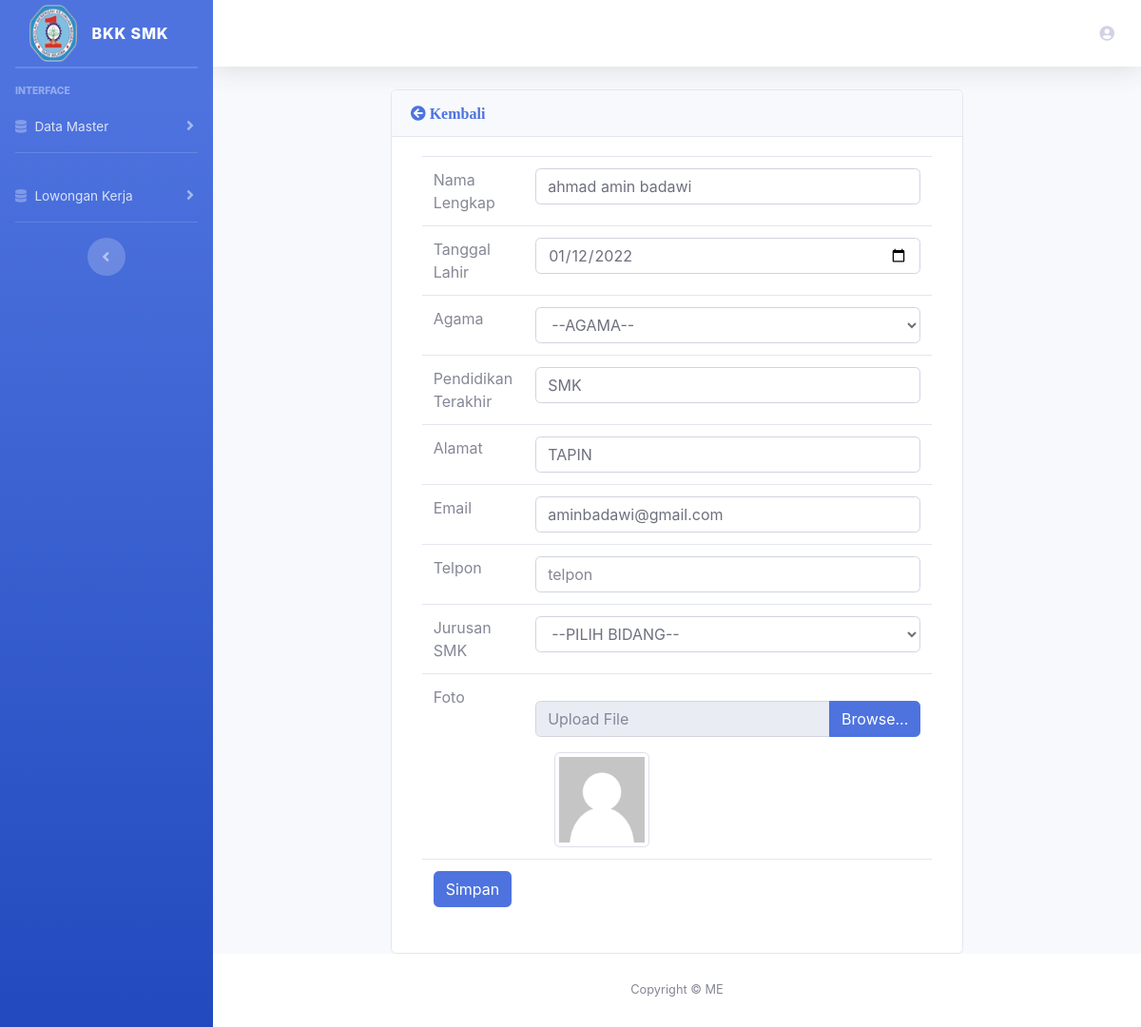
Page /admin/edit_alumni/081266666666 on the committed database.
### tables this page shows
CREATE TABLE `alumni` (
  `id_alumni` int(11) NOT NULL,
  `nama_alumni` varchar(255) NOT NULL,
  `jurusan_smk` varchar(20) NOT NULL,
  `pendidikan_t` varchar(255) NOT NULL,
  `tgl_lahir` varchar(50) NOT NULL,
  `alamat` varchar(255) NOT NULL,
  `telpon` varchar(20) NOT NULL,
  `agama` varchar(30) NOT NULL,
  `foto_profil` text NOT NULL,
  `email` varchar(255) NOT NULL,
  `tentang_saya` varchar(255) NOT NULL,
  `data_pdf` text NOT NULL
);

### application/controllers/Admin.php (called while the page is built, shortened)
<?php
class Admin extends CI_Controller
{
    public function __construct()
    {
        $this->load->library('form_validation');
        $this->load->model('lowongan_m');
        $this->load->model('jurusan_m');
        $this->load->model('alumni_m');
    }
    public function edit_alumni($telpon)
    {
        $data['judul'] = 'Data jurusan';
        $data['nama'] = $this->session->userdata('nama_alumni');
        $data['data'] = $this->alumni_m->get_row_alumni($telpon);
        $this->load->view('template/header', $data);
        $this->load->view('admin/alumni/edit_alumni', $data);
        $this->load->view('template/footer');
    }
}

### index.php (called while the page is built, shortened)
<?php
require_once BASEPATH.'core/CodeIgniter.php';

### application/models/Alumni_m.php (called while the page is built, shortened)
<?php
class Alumni_m extends CI_Model
{
    public function get_row_alumni($telpon)
    {
        $this->db->where('telpon', $telpon);
        $this->db->join('jurusan', 'jurusan.id_jurusan = alumni.jurusan_smk');
        return $this->db->get('alumni')->row();
    }
}

### application/views/admin/alumni/edit_alumni.php (the view, shortened to what this page needs)
<div class="container col-8">
    <div class="card">
        <div class="card-header">
            <a href="<?= base_url('admin/alumni') ?>"><i class="fas fa-arrow-circle-left"> Kembali</i></a>
        </div>
        <div class="card-body">
            <div class="row">
                <div class="container-fluid">
                    <form action="<?= base_url('admin/edit_alumni_baru/' . $data->id_alumni)  ?>" method="POST" enctype="multipart/form-data">
                        <table class="table">
                            <tr>
                                <td width=20%>Nama Lengkap</td>
                                <td><input type="text" name="nama_alumni" value="<?= $data->nama_alumni  ?>" class="form-control" required placeholder="Nama Lengkap"></td>
                            </tr>
                            <tr>
                                <td width=20%>Tanggal Lahir</td>
                                <td><input type="date" name="tgl_lahir" value="<?= $data->tgl_lahir  ?>" class="form-control" required placeholder="Tanggal Lahir"></td>
                            </tr>
                            <tr>
                                <td>Agama</td>
                                <td> <select class="form-control" name="agama">
                                        <option value="">--AGAMA--</option>
                                    </select></td>
                            </tr>
                            <tr>
                                <td width=20%>Pendidikan Terakhir</td>
                                <td><input type="text" name="pendidikan_t" value="<?= $data->pendidikan_t  ?>" class="form-control" required placeholder="Pendidikan Terakhir"></td>
                            </tr>
                            <tr>
                                <td width=20%>Alamat</td>
                                <td><input type="text" name="alamat" value="<?= $data->alamat  ?>" class="form-control" required placeholder="Alamat"></td>
                            </tr>
                            <tr>
                                <td>Email</td>
                                <td><input type="email" name="email" value="<?= $data->email  ?>" class="form-control" required placeholder="Email"></td>
                            </tr>
                            <tr>
                                <td>Telpon</td>
                                <td><input type="text" name="telpon" class="form-control" required placeholder="telpon"></td>
                            </tr>
                            <tr>
                                <td>Jurusan SMK</td>
                                <td><select name="jurusan_smk" class="form-control">
                                        <option value="">--PILIH BIDANG--</option>
                                    </select></td>
                            </tr>
                            <tr>
                                <td>Foto</td>
                                <td>
                                    <div class="input-group my-3">
                                        <input type="text" class="form-control" disabled placeholder="Upload File" id="foto">
                                        <div class="input-group-append">
                                            <button type="button" class="browse btn btn-primary">Browse...</button>
                                        </div>
                                    </div>
                                    <div class="ml-2 col-sm-6">
                                        <img src="<?= base_url("assets/images/default.png") ?>" width="100" height="100" id="preview" class="img-thumbnail">
                                    </div>
                                </td>
                            </tr>
                            <tr>
                                <td>
                                    <button class="btn btn-primary">Simpan</button>
                                </td>
                                <td></td>
                            </tr>
                        </table>
                    </form>
                </div>
            </div>
        </div>
    </div>
</div>

### rows in the picture
alumni: nama_alumni "ahmad amin badawi", tgl_lahir "01/12/2022", pendidikan_t "SMK", alamat "TAPIN", email "aminbadawi@gmail.com"
